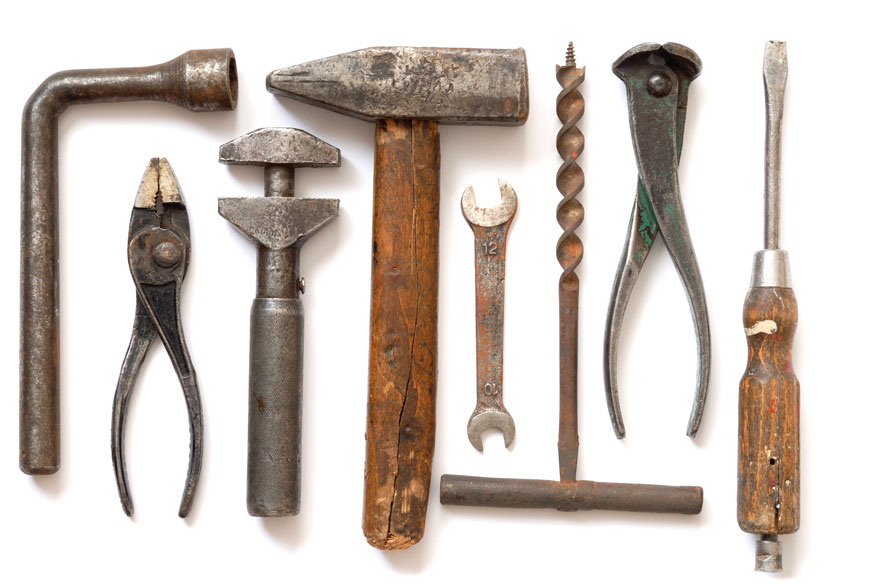
#> input picture tools.jpg, 872 x 584 px, found by its file name
$ jupyter execute object_counter.ipynb
#> lines starting #> are read from the running program, lines starting #| are printed output that depends on the picture; after the words box and inside, x2 and y2 are one past the last pixel; in counts of white or black regions, pixels touching at a corner belong together
<a href="https://colab.research.google.com/github/caasalazarsa/iot2/blob/main/object_counter.ipynb" target="_parent"></a>

[cell 1]
from skimage import io, exposure, color, util
import matplotlib.pyplot as plt

from google.colab import drive
drive.mount('/content/drive/')

image = color.rgb2gray(io.imread('/content/drive/MyDrive/tools.jpg'))
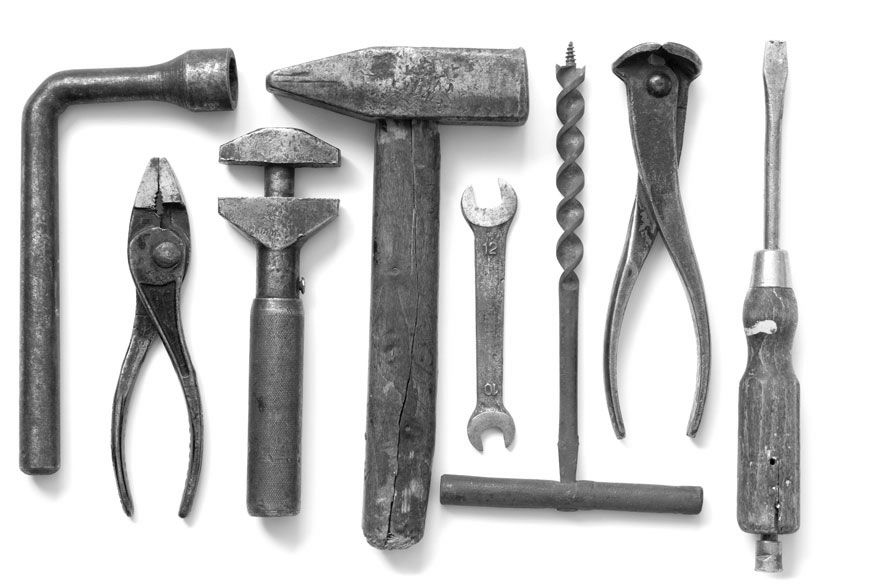
#> image: shape (584, 872) float64; min 0.000833, max 1, mean 0.787

exposure.equalize_adapthist(image)
Z = util.view_as_windows(image, (5, 5))
Z = Z.reshape(Z.shape[0], Z.shape[1], -1)
variance_map = Z.var(axis=2)
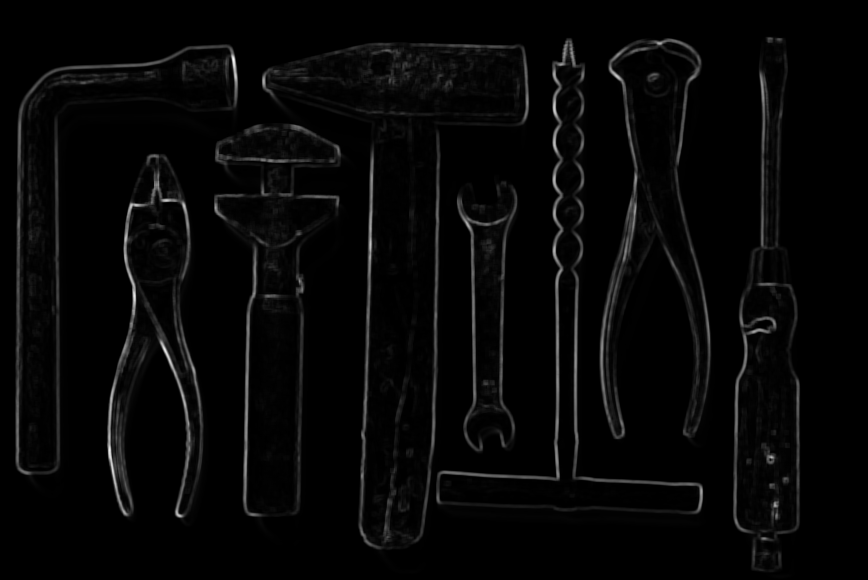
#> variance_map: shape (580, 868) float64; min 0, max 0.141, mean 0.00386; drawn with min black and max white

plt.imshow(image,cmap='gray')

plt.show()

plt.imshow(variance_map > 0.005, cmap='gray')
plt.savefig('tools_thresh.png')
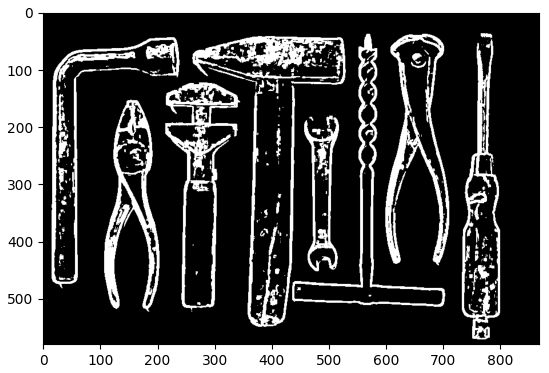
#> figure drawn by matplotlib, 1 panel

plt.show()

sacado de: https://stackoverflow.com/questions/28047737/need-to-count-objects-on-a-white-background-in-python-shadows-cause-trouble

[cell 2]
from skimage import io, exposure, color, util, measure, morphology
from scipy import ndimage as ndi
import numpy as np
import matplotlib.pyplot as plt

from google.colab import drive
drive.mount('/content/drive/')

image = color.rgb2gray(io.imread('/content/drive/MyDrive/tools.jpg'))

exposure.equalize_adapthist(image)
Z = util.view_as_windows(image, (5, 5))
Z = Z.reshape(Z.shape[0], Z.shape[1], -1)
variance_map = Z.var(axis=2)

tools_bw = variance_map > 0.005
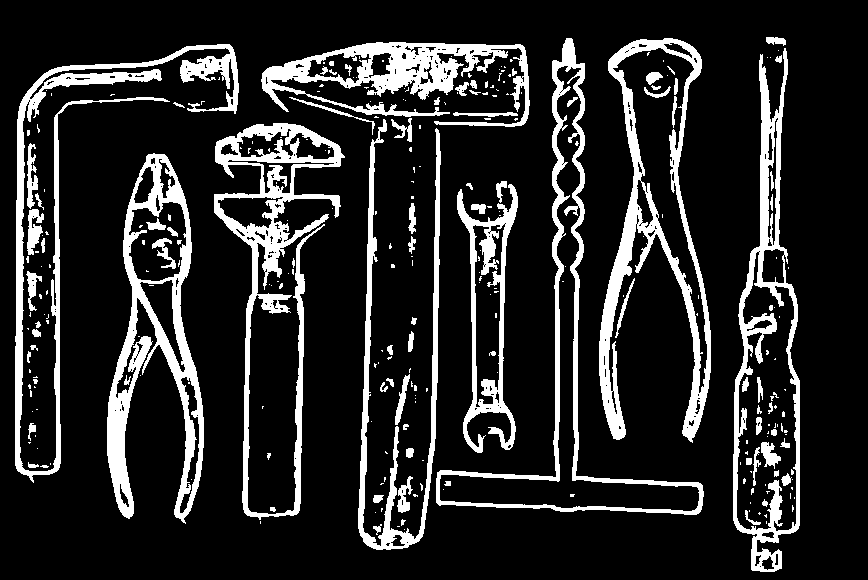
#> tools_bw: shape (580, 868) bool; 15.9% white; 286 white regions (201 under 20 px), largest, box (x1, y1, x2, y2) and area: (107, 153, 204, 524) 10094, (599, 38, 711, 443) 9945, (214, 123, 345, 520) 9943
tools_bw = morphology.binary_closing(tools_bw, np.ones((5, 5)))
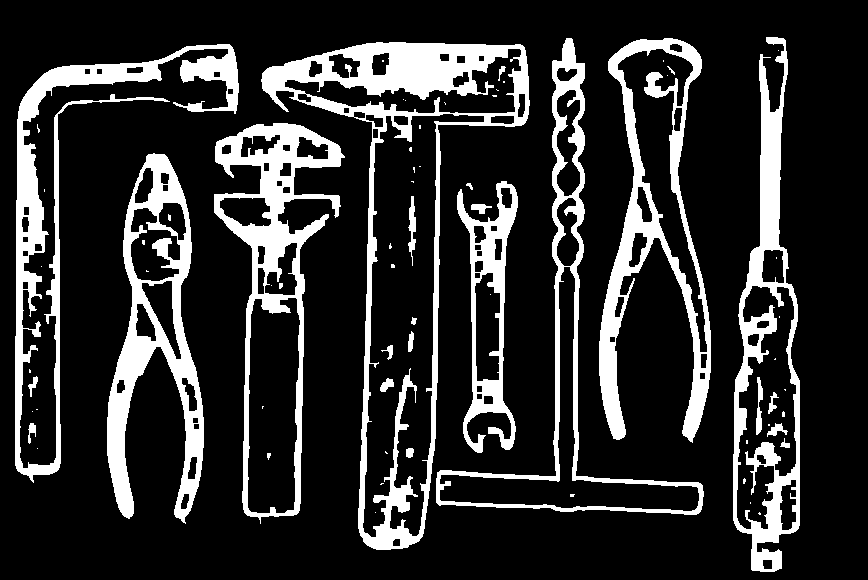
#> tools_bw: shape (580, 868) bool; 18.2% white; 70 white regions (44 under 20 px), largest, box (x1, y1, x2, y2) and area: (261, 42, 530, 550) 18095, (15, 44, 239, 483) 12313, (107, 153, 204, 524) 11887
tools_bw = ndi.binary_fill_holes(tools_bw)
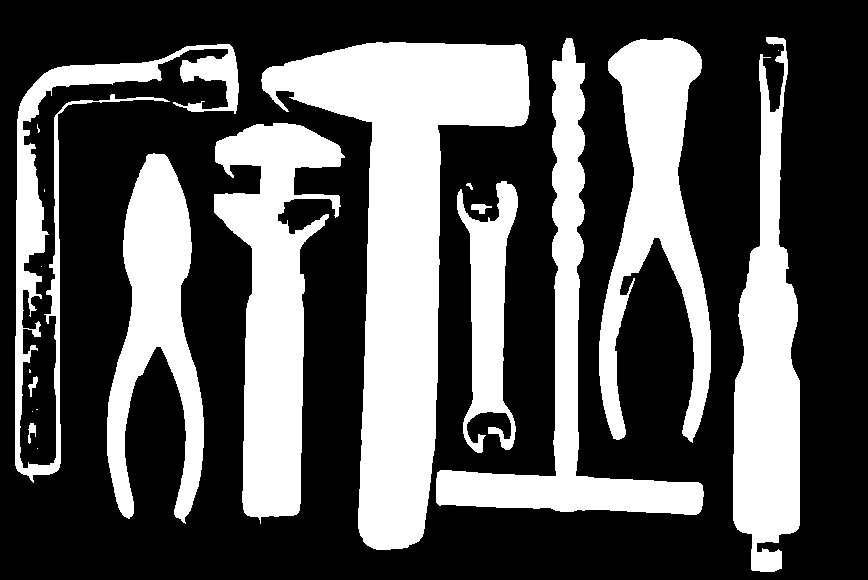
#> tools_bw: shape (580, 868) bool; 34.5% white; 20 white regions (8 under 20 px)


labels = measure.label(tools_bw)
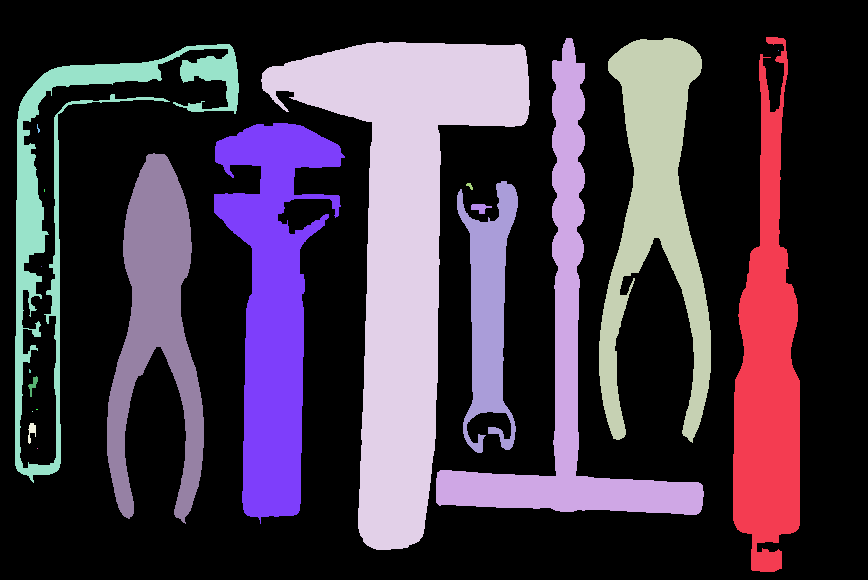
#> labels: shape (580, 868) int32; 21 distinct labels, from 0 to 20; one colour per label, 0 black
regions = measure.regionprops(labels)
#> regions = 20 regions; largest, box (x1, y1, x2, y2) and area: (261, 42, 530, 550) 48538, (214, 123, 345, 524) 24773, (733, 37, 800, 572) 21207, (599, 38, 711, 443) 20476, (436, 38, 704, 515) 19964
regions = [r for r in regions if r.perimeter > 500 and r.major_axis_length > 200]
#> regions = 8 regions; box (x1, y1, x2, y2) and area: (261, 42, 530, 550) 48538, (214, 123, 345, 524) 24773, (733, 37, 800, 572) 21207, (599, 38, 711, 443) 20476, (436, 38, 704, 515) 19964, (107, 153, 204, 524) 17446, (15, 44, 239, 483) 12763, (457, 181, 518, 453) 8213

print(len(regions))
#| 8

out = np.zeros_like(tools_bw, dtype=int)
for i, r in enumerate(regions):
    out[labels == r.label] = i + 1
#> this loop made 8 passes
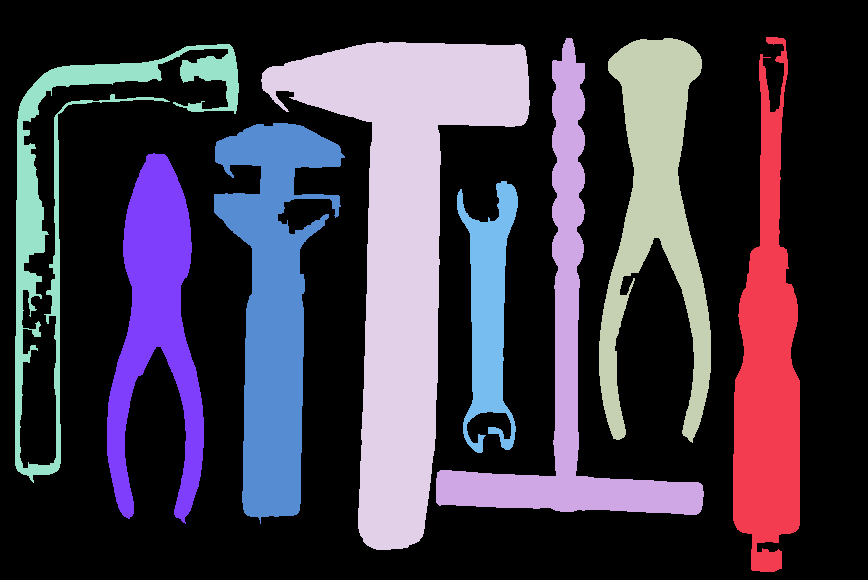
#> out: shape (580, 868) int64; 9 distinct labels, from 0 to 8; one colour per label, 0 black

plt.imshow(out, cmap='Spectral')
plt.savefig('tools_identified.png', bbox_inches='tight')

plt.show()

$ run again, with testocr.png saved as tools.jpg
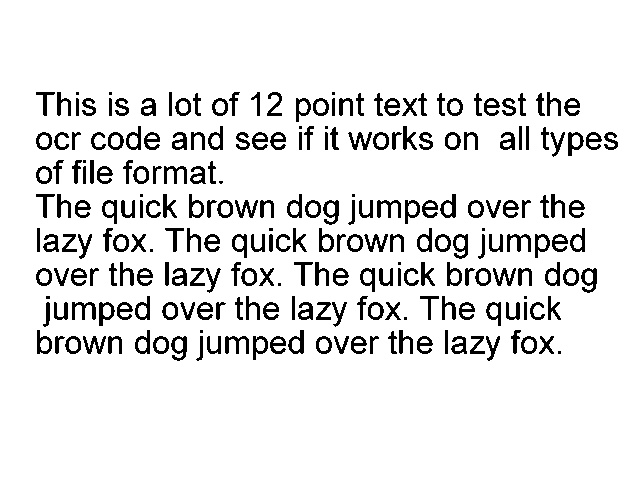
#> input picture testocr.png, 640 x 480 px, found by its file name
#> `tools_bw = variance_map > 0.005`:
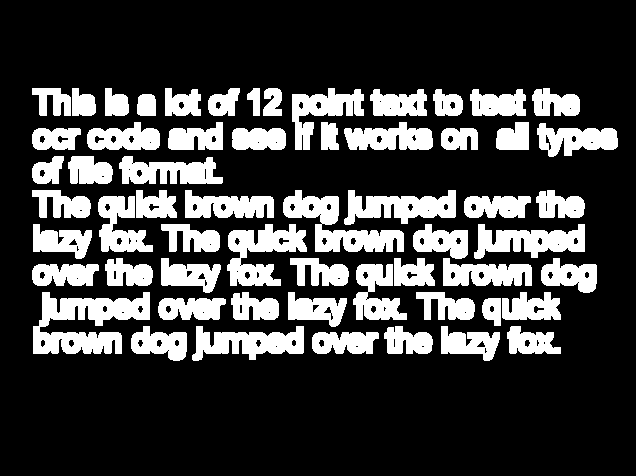
#> tools_bw: shape (476, 636) bool; 24.3% white; 59 white regions, largest, box (x1, y1, x2, y2) and area: (33, 292, 150, 354) 4092, (283, 190, 404, 252) 2982, (227, 224, 307, 286) 2640
#> `labels = measure.label(tools_bw)`:
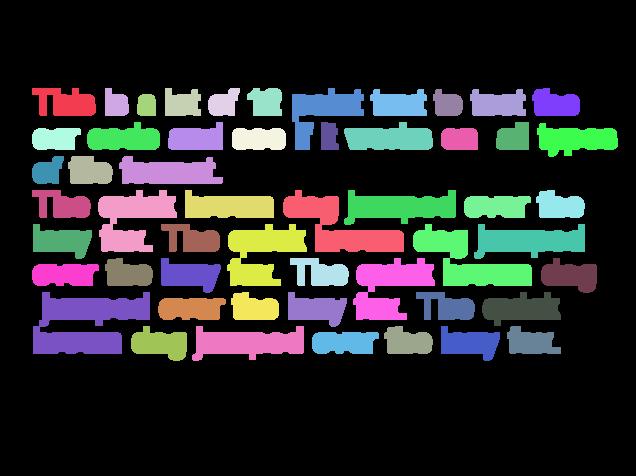
#> labels: shape (476, 636) int32; 54 distinct labels, from 0 to 53; one colour per label, 0 black
#> `regions = measure.regionprops(labels)`: regions = 53 regions; largest, box (x1, y1, x2, y2) and area: (33, 292, 150, 354) 4489, (283, 190, 404, 252) 3294, (413, 224, 532, 286) 3282, (98, 190, 177, 252) 2884, (227, 224, 307, 286) 2884
#> `regions = [r for r in regions if r.perimeter > 500 and r.major_axis_le..`: regions = []
#| 0
